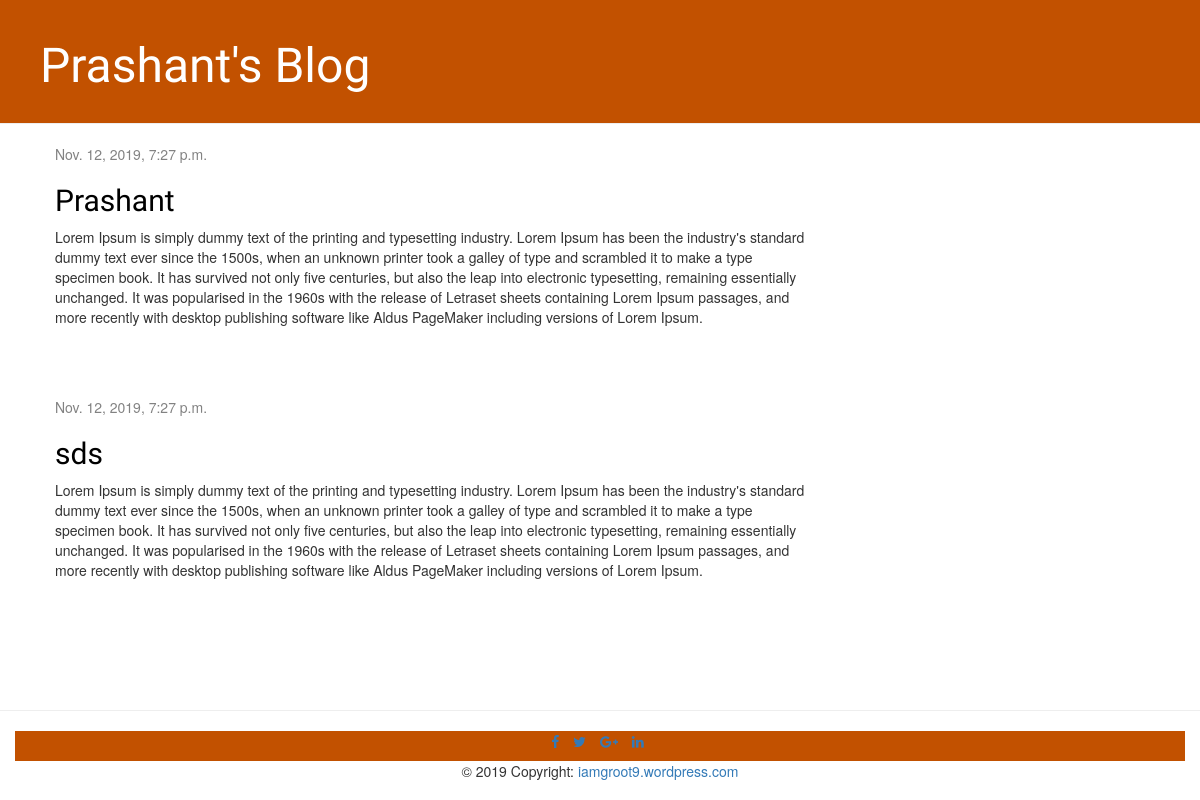
The app's page /, older data.
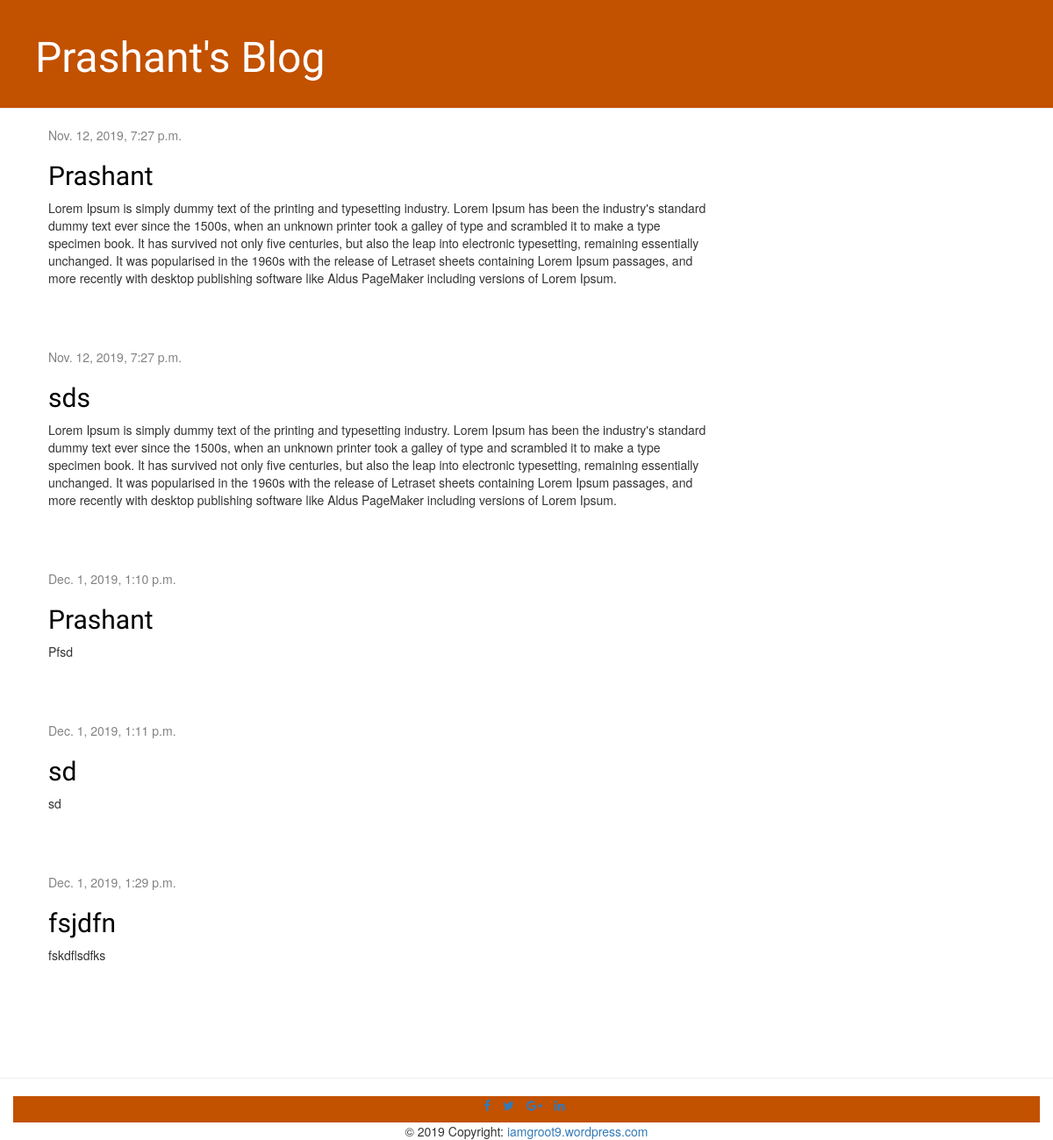
The same page, newer data.
### blog/models.py (models this page shows, shortened)
class Post(models.Model):
    author = models.ForeignKey(settings.AUTH_USER_MODEL, on_delete=models.CASCADE)
    title = models.CharField(max_length=200)
    text = models.TextField()
    created_date = models.DateTimeField(default=timezone.now)
    published_date = models.DateTimeField(blank=True, null=True)

### blog/views.py (the view)
# urls.py: path('', views.post_list, name='post_list'),
def post_list(request):
    posts = Post.objects.filter(published_date__lte=timezone.now()).order_by('published_date')
    return render(request, 'blog/post_list.html', {'posts': posts})

### blog/templates/blog/post_list.html
{% extends 'blog/base.html' %}
{% block content %}
    {% for post in posts %}
        <div class="post">
            <div class="date">
                {{ post.published_date }}
            </div>
           	<h2><a href="{% url 'post_detail' pk=post.pk %}">{{ post.title }}</a></h2>
            <p>{{ post.text|linebreaksbr }}</p>
        </div>
    {% endfor %}
{% endblock %}

Row changes from the older to the newer data that the page shows:
added Post: published_date "Dec. 1, 2019, 1:10 p.m.", title "Prashant", text "Pfsd"
added Post: published_date "Dec. 1, 2019, 1:11 p.m.", title "sd", text "sd"
added Post: published_date "Dec. 1, 2019, 1:29 p.m.", title "fsjdfn", text "fskdflsdfks"
